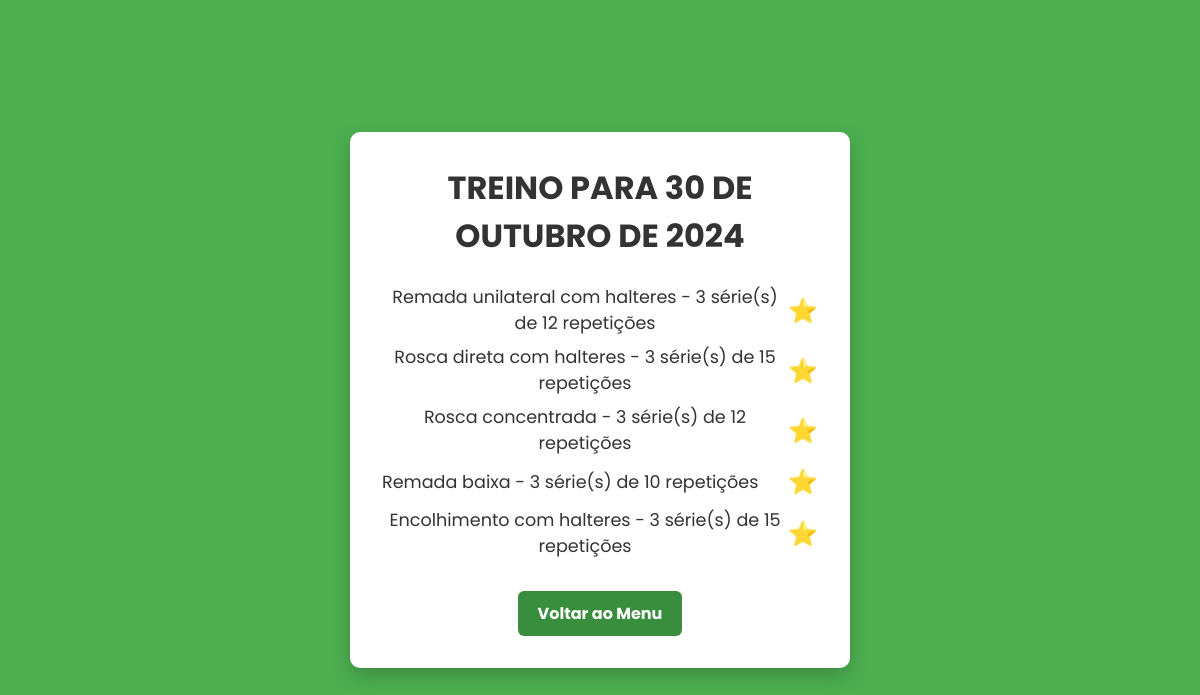
Page /treino/11/ on the committed database.
### app_fitplan/models.py (models this page shows, shortened)
class Treino(models.Model):
    usuario = models.ForeignKey(User, on_delete=models.CASCADE)
    intensidade = models.CharField(max_length=50)
    duracao = models.CharField(max_length=50)
    local = models.CharField(max_length=50)
    data = models.DateField(auto_now_add=True)
    exercicios = models.JSONField()

### app_fitplan/views.py (the view, shortened to what this page needs)
# urls.py: path('treino/<int:treino_id>/', views.gerar_treino_view, name='treino'),
def gerar_treino_view(request, treino_id=None):
    if treino_id:
        treino = get_object_or_404(Treino, id=treino_id)
        exercicios = treino.exercicios
    return render(request, 'treino.html', {'treino': treino, 'exercicios': exercicios})

### app_fitplan/templates/treino.html (shortened to what this page needs)
<!DOCTYPE html>
<html lang="pt-br">
<head>
</head>
<body>
<div class="container">
    <h1>Treino para {{ treino.data|date:"d" }} de {{ treino.data|date:"F" }} de {{ treino.data|date:"Y" }}</h1>
    <ul class="exercicio-list">
        {% for exercicio in exercicios %}
            <li>
                {{ exercicio.nome }} - {{ exercicio.series }} série(s) de {{ exercicio.repeticoes }} repetições
                <a href="{% url 'favoritar_exercicio' treino.id exercicio.nome %}" class="star-link">⭐</a>
            </li>
        {% endfor %}
    </ul>
    <a href="{% url 'menu' %}" class="back-button">Voltar ao Menu</a>
</div>
</body>
</html>

### app_fitplan/templates/treino.html (style rules this page uses)
* { margin: 0; padding: 0; box-sizing: border-box; }
body { font-family: 'Poppins', sans-serif; background-color: #4caf50; display: flex; justify-content: center; align-items: center; height: 100vh; padding: 1rem; }
.container { background-color: white; width: 90%; max-width: 500px; padding: 2rem; box-shadow: 0 8px 20px rgba(0, 0, 0, 0.2); text-align: center; border-radius: 10px; }
h1 { font-size: 2rem; font-weight: bold; color: #333; margin-bottom: 1.5rem; text-transform: uppercase; }
.exercicio-list { list-style-type: none; margin-top: 1.5rem; padding: 0; }
.exercicio-list li { font-size: 1.1rem; color: #333; margin: 0.5rem 0; display: flex; align-items: center; justify-content: space-between; }
.star-link { color: gold; font-size: 1.5rem; text-decoration: none; cursor: pointer; }
.back-button { display: inline-block; margin-top: 1.5rem; padding: 0.6rem 1.2rem; background-color: #388e3c; color: white; border: none; font-size: 1rem; font-weight: bold; cursor: pointer; border-radius: 6px; text-decoration: none; transition: background-color 0.3s, transform 0.3s; }

### rows in the picture
Treino: data "30", data "OUTUBRO", data "2024"

### other values in the picture
{{ exercicio.nome }} "Remada unilateral com halteres" "Rosca direta com halteres" "Rosca concentrada" "Remada baixa" "Encolhimento com halteres"
{{ exercicio.series }} "3" "3" "3" "3" "3"
{{ exercicio.repeticoes }} "12" "15" "12" "10" "15"
